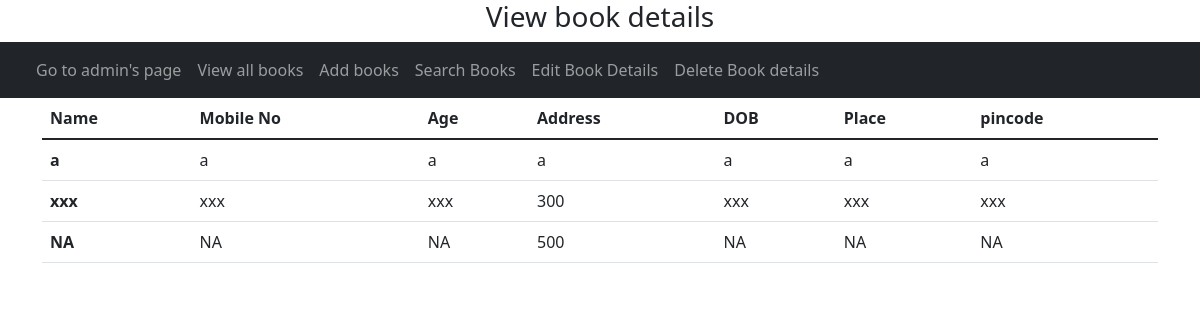
/view, run on the app's committed database.
### tables this page shows
CREATE TABLE book(
                            ID INTEGER PRIMARY KEY AUTOINCREMENT,
                            name TEXT, author TEXT, category TEXT, price INTEGER,
                            publisher TEXT, username TEXT, Password TEXT);

### main.py (the view)
@app.route("/view")
def view():
    cursor = conn.cursor()
    cursor.execute("SELECT * FROM book")
    res = cursor.fetchall()
    return render_template("viewall.html", book=res)

### templates/viewall.html (shortened to what this page needs)
<!DOCTYPE html>
<html lang="en">
<head>
    <link href="https://cdn.jsdelivr.net/npm/bootstrap@5.1.3/dist/css/bootstrap.min.css" rel="stylesheet">
</head>
<body>
  <h3 style="text-align: center;">View book details</h3>
      <nav class="navbar navbar-expand-lg navbar-dark bg-dark">
        <div class="container-fluid">
          <div class="collapse navbar-collapse" id="navbarNav">
            <ul class="navbar-nav">
              <li class="nav-item">
                <a class="nav-link" href="/admin">Go to admin's page</a>
              </li>
              <li class="nav-item">
                <a class="nav-link" href="/view">View all books</a>
              </li>
              <li class="nav-item">
                <a class="nav-link" href="/bookentry">Add books</a>
              </li>
              <li class="nav-item">
                <a class="nav-link" href="/search">Search Books</a>
              </li>
              <li class="nav-item">
                <a class="nav-link" href="/edit">Edit Book Details</a>
              </li>
              <li class="nav-item">
                <a class="nav-link" href="/delete">Delete Book details</a>
              </li>
            </ul>
          </div>
        </div>
      </nav>
<div class="container">
    <div class="row">
        <div class="col col-sm-12 col-md-12 col-lg-12 col-xl-12 col-xxl-12">
            <table class="table">
                <thead>
                    <tr>
                        <th scope="col">Name</th>
                        <th scope="col">Mobile No</th>
                        <th scope="col">Age</th>
                        <th scope="col">Address</th>
                        <th scope="col">DOB</th>
                        <th scope="col">Place</th>
                        <th scope="col">pincode</th>
                    </tr>
                </thead>
                <tbody>
                    {% for i in book %}
                    <tr>
                        <th scope="row">{{i[1]}}</th>
                            <td>{{i[2]}}</td>
                            <td>{{i[3]}}</td>
                            <td>{{i[4]}}</td>
                            <td>{{i[5]}}</td>
                            <td>{{i[6]}}</td>
                            <td>{{i[7]}}</td>
                    </tr>
                    {% endfor %}
                </tbody>
            </table>
        </div>
    </div>
</div>
</body>
</html>

### data on the page
book: name "a", author "a", category "a", price "a", publisher "a", username "a", Password "a"
book: name "xxx", author "xxx", category "xxx", price "300", publisher "xxx", username "xxx", Password "xxx"
book: name "NA", author "NA", category "NA", price "500", publisher "NA", username "NA", Password "NA"
